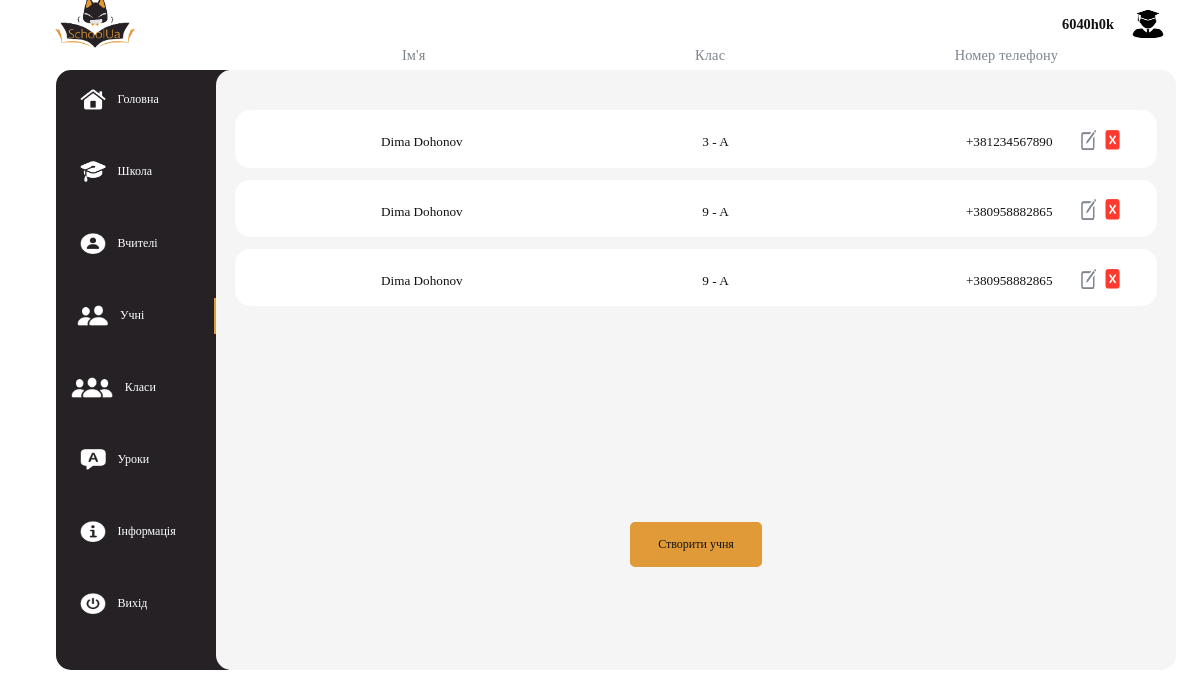
Screenshot of /school/17/students/ (signed in) with the database file from the repository.
### MainApp/models.py (models this page shows)
class Student(models.Model):
    name = models.CharField(max_length=255)
    surname = models.CharField(max_length=255)
    second_name = models.CharField(max_length=255)
    age = models.IntegerField()
    birthday = models.DateField()
    login = models.CharField(max_length=255)
    password = models.CharField(max_length=255)
    email = models.CharField(max_length=255)
    number_phone = models.CharField(max_length=255)
    name_parrent1 = models.CharField(max_length=255)
    name_parrent2 = models.CharField(max_length=255)
    number_phone_parrent1 = models.CharField(max_length=255)
    number_phone_parrent2 = models.CharField(max_length=255)
    adress = models.CharField(max_length=255)
    marks = models.JSONField()
    work_parrent1 = models.CharField(max_length=255)
    work_parrent2 = models.CharField(max_length=255)
    time_create = models.DateTimeField(auto_now_add = True)
    time_update = models.DateTimeField(auto_now= True)

### MainApp/views.py (the view, shortened to what this page needs)
# urls.py: path('school/<int:id_school>/students/', Students.as_view(), name = 'students'),
class Students(TemplateView):
    template_name = "MainApp/students.html"
    range_cycle = 0
    error_text = None
    def dispatch(self, request, id_school):
        id_student_for_parents_form = False
        tmp = buttons_menu(request, id_school)
        if tmp != None:
            return redirect(tmp)
        make = False
        info_for_edit = None
        self.range_cycle = []
        school = School.objects.get(pk = id_school)
        teacher_range = school.teachers['teachers']
        range_clases = school.clases['clases']
        if request.user.has_perm('MainApp.show_school'):
            for i in range_clases:
                for j in i['students']:
                    self.range_cycle.append({'student':Student.objects.get(pk = j), 'class': i})
        return render(request, self.template_name,
                    context= {'school': school,
                            'range': self.range_cycle, 'teacher_range':teacher_range,
                            'error': self.error_text, 'make':make,'select_menu': 3,
                            'clases':range_clases,
                            'id_student_for_parents_form':id_student_for_parents_form,
                            'account':check_account(request,id_school),
                            'info_for_edit':info_for_edit})

### MainApp/templates/MainApp/students.html (shortened to what this page needs)
{% extends 'MainApp/base.html' %}
{% load static %}
{% block content %}
<main class='base_main'>
    <ul class="ul_named">
        <li class="li_named">
            <h3 class="h3_named">
                Ім'я
            </h3>
        </li>
        <li class="li_named">
            <h3 class="h3_named">
                Клас
            </h3>
        </li>
        <li class="li_named">
            <h3 class="h3_named">
                Номер телефону
            </h3>
        </li>
    </ul>
    <div class="div_schools">
        <ul class='ul_schools'>
            {% for i in range %}
            <li class="li_schools">
                <form action="" class="form_school" method="POST">
                        <div  class='button_schools'>
                            <ul class='ul_school'>
                                <li class="li_school">
                                    {{i.student.name}} {{i.student.surname}}
                                </li>
                                <li class="li_school">
                                    {{i.class.rank}} - {{i.class.name}}
                                </li>
                                <li class="li_school">
                                    +38{{i.student.number_phone}}
                                </li>
                            </ul>
                        </div>
                        <button name="button_edit" value="{{i.student.id}}" class="button_edit_school">
                            <img src="{% static 'image/edit.png' %}" alt="">
                        </button>
                        <button name="button_del" value="{{i.student.id}}"class="button_del_school">
                            <img src="{% static 'image/del.png' %}" alt="">
                        </button>
                        <button name='id'  value="{{i.student.id}}" class="disable_error">Переглянути</button>
                </form>
            </li>
            {% endfor %}
        </ul>
    </div>
    <p class="p_make_school">
        <form action="" method="POST">
            {% if perms.MainApp.show_school %}
            <button  class="button_make_school" name='make' value="1">Створити учня</button>
            {% endif %}
        </form>
    </p>
</main>
{% endblock %}

### MainApp/templates/MainApp/base.html (shortened to what this page needs)
{% load static %}
<!DOCTYPE html>
<html lang="en">
<head>
    <link rel="stylesheet" href="{% static 'base.css' %}" type="text/css">
    <link rel="stylesheet" href="{% static 'schools.css' %}" type="text/css">
    <link rel="stylesheet" href="{% static 'home.css' %}" type="text/css">
    <link rel="stylesheet" href="{% static 'auth.css' %}" type="text/css">
    <link rel="stylesheet" href="{% static 'school.css' %}" type="text/css">
    <link rel="stylesheet" href="{% static 'class.css' %}" type="text/css">
    <link rel="stylesheet" href="{% static 'schadult.css' %}" type="text/css">
    <link rel="stylesheet" href="{% static 'about_us.css' %}" type="text/css">
    <link rel="stylesheet" href="{% static 'about_site.css' %}" type="text/css">
    <link rel="stylesheet" href="{% static 'contacts.css' %}" type="text/css">
    <link rel="stylesheet" href="{% static 'student.css' %}" type="text/css">
    <link rel="stylesheet" href="{% static 'teacher.css' %}" type="text/css">
    <link rel="stylesheet" href="{% static 'school_contacts.css' %}" type="text/css">
    <link rel="stylesheet" href="{% static 'school_info.css' %}" type="text/css">
    <link rel="stylesheet" href="{% static 'marks.css' %}" type="text/css">
    </head>
    <body>
        {% block main-menu %}
        {% if request.user.is_authenticated %}
        <form action="" method="POST" class="account_form">
            <button class="account_button" name="account" value="{{account.value}}">{{account.name}}</button>
            <button class="account_button" name="account" value="{{account.value}}"><img class = 'account_img' src="{% static 'image/acc.png' %}" alt=""></button>
        </form>
        {% endif %}
        <img src="{% static 'image/logo.png' %}" class="logo" alt="">
        <nav class="menu">
          <ul class="menu_ul">
                {% if select_menu == 0 %}
                    <div class="menu_div_selected">
                {% else %}
                    <div class="menu_div">
                {% endif %}
                    <form action="" method="GET" class="menu_form">
                        <button class="menu_a" name='button_id_menu' value="1">
                            <li class="menu_li">
                                <span   class="menu_span">
                                    <img class="menu_icon" src="{% static 'image/home.png' %}" alt="">
                                    <p class="menu_text">Головна</p>
                                </span>
                            </li>
                        </button>
                    </form>
                    </div>
                {% if request.user.is_authenticated %}
                {% if select_menu == 1 %}
                    <div class="menu_div_selected">
                {% else %}
                    <div class="menu_div">
                {% endif %}
                    <form action="" method="GET" class="menu_form">
                        <button class="menu_a" name='button_id_menu' value="2">
                            <li class="menu_li">
                                <span   class="menu_span">
                                    <img class="menu_icon" src="{% static 'image/school.png' %}" alt="">
                                    {% if type_menu == 1 %}
                                    <p class="menu_text">Школи</p>
                                    {% else %}
                                    <p class="menu_text">Школа</p>
                                    {% endif %}
                                </span>
                            </li>
                        </button>
                    </form>
                    </div>
                {% endif %}
                {% if perms.MainApp.show_school %}
                    {% if select_menu == 2 %}
                        <div class="menu_div_selected">
                    {% else %}
                        <div class="menu_div">
                    {% endif %}
                        <form action="" method="GET" class="menu_form">
                            {% if type_menu == 1 %}
                            {% else %}
                            <button class="menu_a" name='button_id_menu' value="3">
                                <li class="menu_li">
                                    <span   class="menu_span">
                                            <img class="menu_icon" src="{% static 'image/teachers.png' %}" alt="">
                                            <p class="menu_text">Вчителі</p>
                                    </span>
                                </li>
                            </button>
                            {% endif %}
                        </form>
                        </div>
                {% endif %}
                {% if perms.MainApp.teacher or perms.MainApp.show_school %}
                    {% if select_menu == 3 %}
                        <div class="menu_div_selected">
                    {% else %}
                        <div class="menu_div">
                    {% endif %}
                    <form action="" method="GET" class="menu_form">
                        {% if type_menu == 1 %}
                        {% else %}
                        <button class="menu_a" name='button_id_menu' value="4">
                            <li class="menu_li">
                                <span   class="menu_span">
                                        <img class="menu_icon_pupils" src="{% static 'image/pupils.png' %}" alt="">
                                        <p class="menu_text">Учні</p>
                                </span>
                            </li>
                        </button>
                        {% endif %}
                    </form>
                    </div>
                {% endif %}
                {% if request.user.is_authenticated %}
                    {% if select_menu == 4 %}
                        <div class="menu_div_selected">
                    {% else %}
                        <div class="menu_div">
                    {% endif %}
                    <form action="" method="GET" class="menu_form">
                        {% if type_menu == 1 %}
                        {% else %}
                        <button class="menu_a" name='button_id_menu' value="5">
                            <li class="menu_li">
                                <span   class="menu_span">
                                        <img class="menu_icon_classes" src="{% static 'image/classes.png' %}" alt="">
                                        {% if perms.MainApp.view_student and not request.user.is_superuser %}
                                        <p class="menu_text">Клас</p>
                                        {% else %}
                                        <p class="menu_text">Класи</p>
                                        {% endif %}
                                </span>
                            </li>
                        </button>
                        {% endif %}
                    </form>
                    </div>
                {% endif %}
                {% if perms.MainApp.teacher or perms.MainApp.show_school %}
                    {% if select_menu == 5 %}
                        <div class="menu_div_selected">
                    {% else %}
                        <div class="menu_div">
                    {% endif %}
                    <form action="" method="GET" class="menu_form">
                        {% if type_menu == 1 %}
                        {% else %}
                        <button class="menu_a" name='button_id_menu' value="6">
                            <li class="menu_li">
                                <span   class="menu_span">
                                        <img class="menu_icon" src="{% static 'image/lessons.png' %}" alt="">
                                        <p class="menu_text">Уроки</p>
                                </span>
                            </li>
                        </button>
                        {% endif %}
                    </form>
                        </div>
                {% endif %}
                {% if select_menu == 6 %}
                    <div class="menu_div_selected">
                {% else %}
                    <div class="menu_div">
                {% endif %}
                <form action="" method="GET" class="menu_form">
                    {% if type_menu == 1 and request.user.is_authenticated %}
                    {% else %}
                    <button class="menu_a" name='button_id_menu' value="7">
                        <li class="menu_li">
                            <span   class="menu_span">
                                    <img class="menu_icon" src="{% static 'image/info.png' %}" alt="">
                                    <p class="menu_text">Інформація</p>
                            </span>
                        </li>
                    </button>
                    {% endif %}
                </form>
                    </div>
                {% if select_menu == 7 %}
                    <div class="menu_div_selected">
                {% else %}
                    <div class="menu_div">
                {% endif %}
                <form action="" method="GET" class="menu_form">
                    <button class="menu_a" name='button_id_menu' value="8">
                        <li class="menu_li">
                            <span   class="menu_span">
                                    {% if request.user.is_authenticated %}
                                    <img class="menu_icon" src="{% static 'image/exit.png' %}" alt="">
                                    <p class="menu_text">Вихід</p>
                                    {% else %}
                                    <ion-icon class="menu_icon" name="enter-outline"></ion-icon>
                                        <p class="menu_text">Вхід</p>
                                    {% endif %}
                            </span>
                        </li>
                    </button>
                </form>
                    </div>
          </ul>
        </nav>
        {% endblock main-menu %}
        {% block content %}
        {% endblock %}
    </body>
</html>

### rows the page displays
Student: student.name "Dima", student.surname "Dohonov", class.rank "3", class.name "A", student.number_phone "1234567890", {{ i.student.id }} 81 (drawn)
Student: student.name "Dima", student.surname "Dohonov", class.rank "9", class.name "A", student.number_phone "0958882865", {{ i.student.id }} 83 (drawn)
Student: student.name "Dima", student.surname "Dohonov", class.rank "9", class.name "A", student.number_phone "0958882865", {{ i.student.id }} 84 (drawn)

### other values shown
{{ account.name }} "6040h0k"
